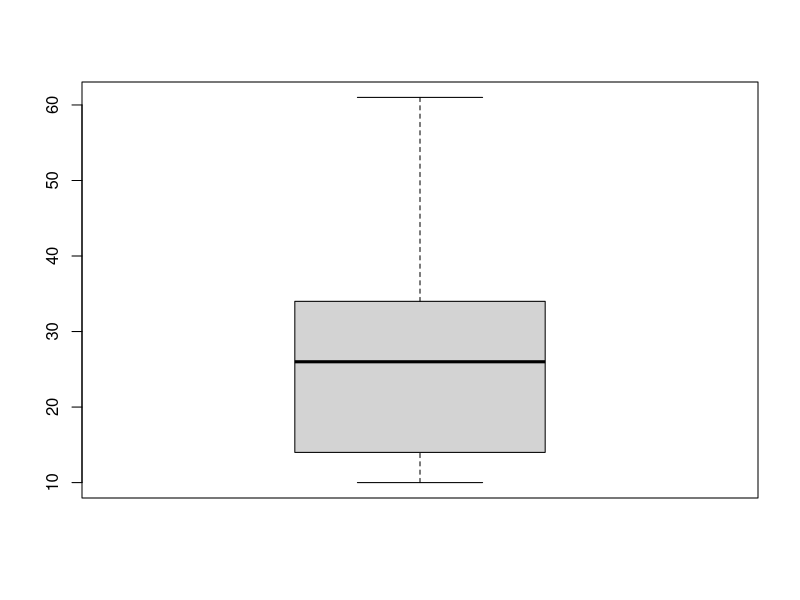
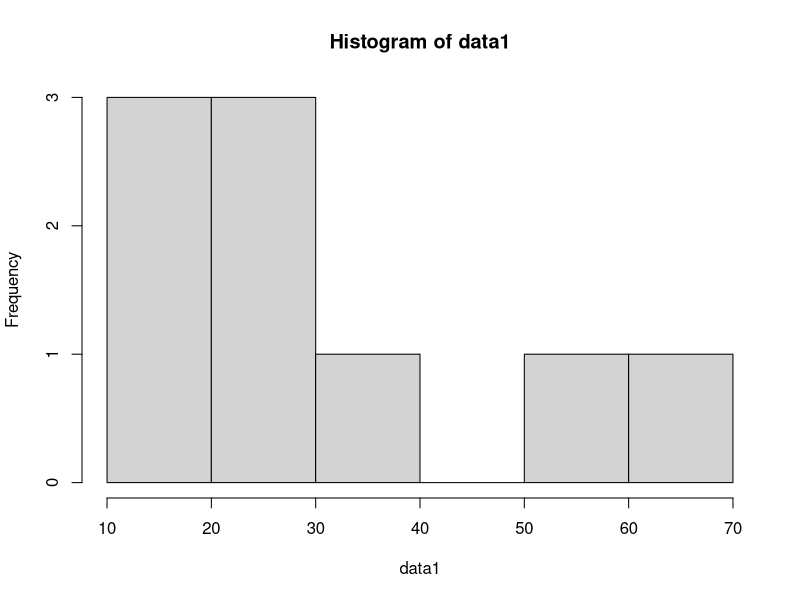

The R source for these figures, in order:
## ---- chunk 1

data1 <- c(10, 23,14,12,34,26,28,58,61)

## ---- chunk 2

mean(data1)

## ---- chunk 3

summary(data1)

## ---- chunk 4

boxplot(data1)

## ---- chunk 5

hist(data1)

